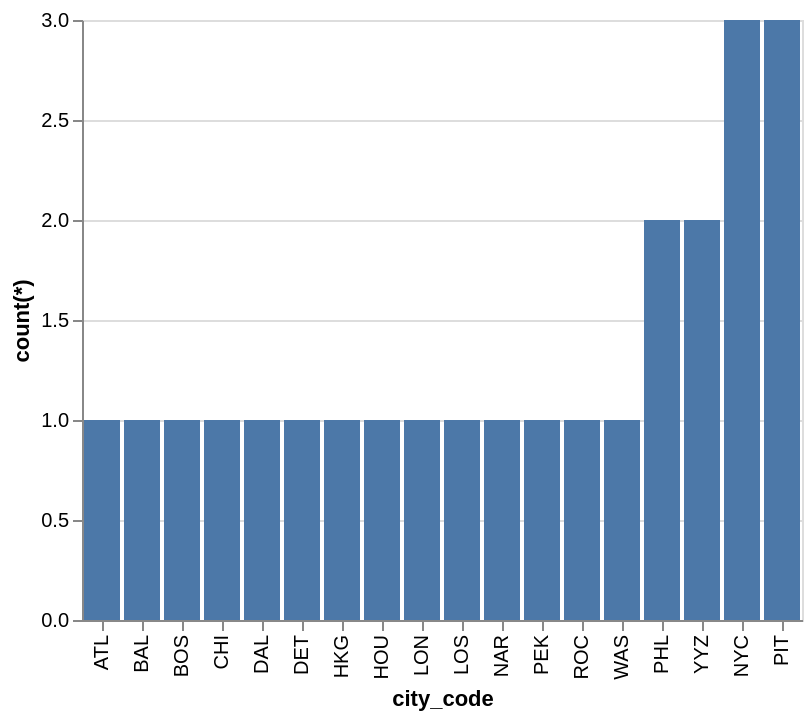

Write the Vega-Lite specification saved for this chart.
### Vega-Lite specification from a JSON file in a GitHub repository (floating-point values rounded to 4 significant figures)
{"data": {"values": [{"x_data": "ATL", "y_data": 1}, {"x_data": "BAL", "y_data": 1}, {"x_data": "BOS", "y_data": 1}, {"x_data": "CHI", "y_data": 1}, {"x_data": "DAL", "y_data": 1}, {"x_data": "DET", "y_data": 1}, {"x_data": "HKG", "y_data": 1}, {"x_data": "HOU", "y_data": 1}, {"x_data": "LON", "y_data": 1}, {"x_data": "LOS", "y_data": 1}, {"x_data": "NAR", "y_data": 1}, {"x_data": "NYC", "y_data": 3}, {"x_data": "PEK", "y_data": 1}, {"x_data": "PHL", "y_data": 2}, {"x_data": "PIT", "y_data": 3}, {"x_data": "ROC", "y_data": 1}, {"x_data": "WAS", "y_data": 1}, {"x_data": "YYZ", "y_data": 2}]}, "mark": "bar", "encoding": {"x": {"field": "x_data", "type": "nominal", "title": "city_code", "sort": {"op": "sum", "field": "y_data", "order": "ascending"}}, "y": {"field": "y_data", "type": "quantitative", "title": "count(*)"}}}
